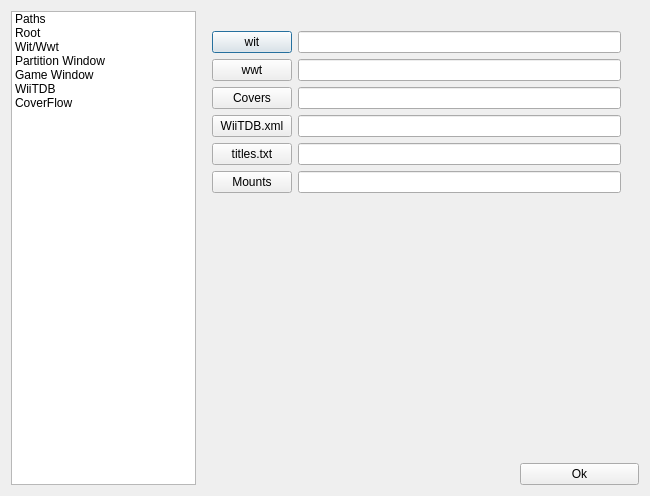
<?xml version="1.0" encoding="UTF-8"?>
<ui version="4.0">
 <class>SettingsDialog</class>
 <widget class="QDialog" name="SettingsDialog">
  <property name="geometry">
   <rect>
    <x>0</x>
    <y>0</y>
    <width>646</width>
    <height>496</height>
   </rect>
  </property>
  <property name="minimumSize">
   <size>
    <width>0</width>
    <height>496</height>
   </size>
  </property>
  <property name="maximumSize">
   <size>
    <width>16777215</width>
    <height>500</height>
   </size>
  </property>
  <property name="windowTitle">
   <string>Dialog</string>
  </property>
  <layout class="QGridLayout" name="gridLayout_2">
   <item row="0" column="0" rowspan="2">
    <widget class="QListWidget" name="listWidget">
     <property name="minimumSize">
      <size>
       <width>185</width>
       <height>0</height>
      </size>
     </property>
     <property name="maximumSize">
      <size>
       <width>185</width>
       <height>16777215</height>
      </size>
     </property>
     <property name="horizontalScrollBarPolicy">
      <enum>Qt::ScrollBarAlwaysOff</enum>
     </property>
     <property name="layoutMode">
      <enum>QListView::SinglePass</enum>
     </property>
     <property name="spacing">
      <number>5</number>
     </property>
     <property name="viewMode">
      <enum>QListView::ListMode</enum>
     </property>
     <property name="uniformItemSizes">
      <bool>true</bool>
     </property>
     <property name="sortingEnabled">
      <bool>false</bool>
     </property>
     <item>
      <property name="text">
       <string>Paths</string>
      </property>
      <property name="icon">
       <iconset resource="resources.qrc">
        <normaloff>:/images/settings/paths.png</normaloff>:/images/settings/paths.png</iconset>
      </property>
     </item>
     <item>
      <property name="text">
       <string>Root</string>
      </property>
      <property name="icon">
       <iconset resource="resources.qrc">
        <normaloff>:/images/settings/root.png</normaloff>:/images/settings/root.png</iconset>
      </property>
     </item>
     <item>
      <property name="text">
       <string>Wit/Wwt</string>
      </property>
     </item>
     <item>
      <property name="text">
       <string>Partition Window</string>
      </property>
      <property name="icon">
       <iconset resource="resources.qrc">
        <normaloff>:/images/settings/partition.png</normaloff>:/images/settings/partition.png</iconset>
      </property>
     </item>
     <item>
      <property name="text">
       <string>Game Window</string>
      </property>
      <property name="icon">
       <iconset resource="resources.qrc">
        <normaloff>:/images/settings/game window.png</normaloff>:/images/settings/game window.png</iconset>
      </property>
     </item>
     <item>
      <property name="text">
       <string>WiiTDB</string>
      </property>
      <property name="icon">
       <iconset resource="resources.qrc">
        <normaloff>:/images/settings/wiitdb.png</normaloff>:/images/settings/wiitdb.png</iconset>
      </property>
     </item>
     <item>
      <property name="text">
       <string>CoverFlow</string>
      </property>
      <property name="icon">
       <iconset resource="resources.qrc">
        <normaloff>:/images/settings/coverflow.png</normaloff>:/images/settings/coverflow.png</iconset>
      </property>
     </item>
    </widget>
   </item>
   <item row="0" column="1" rowspan="2" colspan="2">
    <widget class="QStackedWidget" name="stackedWidget">
     <property name="minimumSize">
      <size>
       <width>437</width>
       <height>402</height>
      </size>
     </property>
     <property name="currentIndex">
      <number>0</number>
     </property>
     <widget class="QWidget" name="page">
      <widget class="QWidget" name="layoutWidget">
       <property name="geometry">
        <rect>
         <x>10</x>
         <y>20</y>
         <width>409</width>
         <height>194</height>
        </rect>
       </property>
       <layout class="QFormLayout" name="formLayout">
        <property name="fieldGrowthPolicy">
         <enum>QFormLayout::AllNonFixedFieldsGrow</enum>
        </property>
        <item row="0" column="0">
         <widget class="QPushButton" name="pushButton_wit">
          <property name="text">
           <string>wit</string>
          </property>
         </widget>
        </item>
        <item row="0" column="1">
         <widget class="QLineEdit" name="lineEdit_wit"/>
        </item>
        <item row="1" column="0">
         <widget class="QPushButton" name="pushButton_wwt">
          <property name="text">
           <string>wwt</string>
          </property>
         </widget>
        </item>
        <item row="1" column="1">
         <widget class="QLineEdit" name="lineEdit_wwt"/>
        </item>
        <item row="2" column="0">
         <widget class="QPushButton" name="pushButton_coverPath">
          <property name="text">
           <string>Covers</string>
          </property>
         </widget>
        </item>
        <item row="2" column="1">
         <widget class="QLineEdit" name="lineEdit_coverPath"/>
        </item>
        <item row="3" column="0">
         <widget class="QPushButton" name="pushButton_wiitdbPath">
          <property name="text">
           <string>WiiTDB.xml</string>
          </property>
         </widget>
        </item>
        <item row="3" column="1">
         <widget class="QLineEdit" name="lineEdit_wiitdbPath">
          <property name="minimumSize">
           <size>
            <width>310</width>
            <height>0</height>
           </size>
          </property>
         </widget>
        </item>
        <item row="4" column="0">
         <widget class="QPushButton" name="pushButton_titlesPath">
          <property name="text">
           <string>titles.txt</string>
          </property>
         </widget>
        </item>
        <item row="4" column="1">
         <widget class="QLineEdit" name="lineEdit_titlesTxt"/>
        </item>
        <item row="5" column="0">
         <widget class="QPushButton" name="pushButton_mountFilePath">
          <property name="text">
           <string>Mounts</string>
          </property>
         </widget>
        </item>
        <item row="5" column="1">
         <widget class="QLineEdit" name="lineEdit_MntPath">
          <property name="text">
           <string/>
          </property>
         </widget>
        </item>
       </layout>
      </widget>
     </widget>
     <widget class="QWidget" name="page_2">
      <widget class="QLabel" name="label">
       <property name="geometry">
        <rect>
         <x>140</x>
         <y>10</y>
         <width>141</width>
         <height>31</height>
        </rect>
       </property>
       <property name="font">
        <font>
         <pointsize>13</pointsize>
         <weight>75</weight>
         <bold>true</bold>
        </font>
       </property>
       <property name="text">
        <string>Root Settings</string>
       </property>
      </widget>
      <widget class="QCheckBox" name="checkBox_runasRoot">
       <property name="geometry">
        <rect>
         <x>0</x>
         <y>40</y>
         <width>191</width>
         <height>22</height>
        </rect>
       </property>
       <property name="text">
        <string>Run processes as root</string>
       </property>
      </widget>
      <widget class="QGroupBox" name="groupBox_rootMessages">
       <property name="enabled">
        <bool>false</bool>
       </property>
       <property name="geometry">
        <rect>
         <x>5</x>
         <y>70</y>
         <width>421</width>
         <height>123</height>
        </rect>
       </property>
       <property name="title">
        <string>Sudo Messages</string>
       </property>
       <layout class="QFormLayout" name="formLayout_2">
        <item row="0" column="0">
         <widget class="QLabel" name="label_6">
          <property name="text">
           <string>PW request :</string>
          </property>
         </widget>
        </item>
        <item row="0" column="1">
         <widget class="QLineEdit" name="lineEdit_rootReqStr">
          <property name="text">
           <string>[sudo] password for</string>
          </property>
         </widget>
        </item>
        <item row="1" column="0">
         <widget class="QLabel" name="label_7">
          <property name="text">
           <string>Incorrect PW :</string>
          </property>
         </widget>
        </item>
        <item row="1" column="1">
         <widget class="QLineEdit" name="lineEdit_rootWrongStr">
          <property name="text">
           <string>Sorry, try again.</string>
          </property>
         </widget>
        </item>
        <item row="2" column="0">
         <widget class="QLabel" name="label_8">
          <property name="text">
           <string>PW failure :</string>
          </property>
         </widget>
        </item>
        <item row="2" column="1">
         <widget class="QLineEdit" name="lineEdit_rootFail">
          <property name="text">
           <string>sudo: 3 incorrect password attempts</string>
          </property>
         </widget>
        </item>
       </layout>
      </widget>
     </widget>
     <widget class="QWidget" name="page_7">
      <widget class="QLabel" name="label_9">
       <property name="geometry">
        <rect>
         <x>9</x>
         <y>9</y>
         <width>122</width>
         <height>17</height>
        </rect>
       </property>
       <property name="text">
        <string>converting settngs</string>
       </property>
      </widget>
      <widget class="QScrollArea" name="scrollArea">
       <property name="geometry">
        <rect>
         <x>9</x>
         <y>32</y>
         <width>420</width>
         <height>411</height>
        </rect>
       </property>
       <property name="minimumSize">
        <size>
         <width>420</width>
         <height>411</height>
        </size>
       </property>
       <property name="widgetResizable">
        <bool>true</bool>
       </property>
       <widget class="QWidget" name="scrollAreaWidgetContents">
        <property name="geometry">
         <rect>
          <x>0</x>
          <y>0</y>
          <width>416</width>
          <height>407</height>
         </rect>
        </property>
        <widget class="QWidget" name="layoutWidget">
         <property name="geometry">
          <rect>
           <x>20</x>
           <y>40</y>
           <width>240</width>
           <height>252</height>
          </rect>
         </property>
         <layout class="QVBoxLayout" name="verticalLayout">
          <item>
           <layout class="QFormLayout" name="formLayout_3">
            <property name="fieldGrowthPolicy">
             <enum>QFormLayout::AllNonFixedFieldsGrow</enum>
            </property>
            <item row="1" column="0">
             <widget class="QLabel" name="label_key">
              <property name="text">
               <string>Re-Encryptoin Key</string>
              </property>
             </widget>
            </item>
            <item row="1" column="1">
             <widget class="QComboBox" name="comboBox_key">
              <item>
               <property name="text">
                <string>&lt;Auto&gt;</string>
               </property>
              </item>
              <item>
               <property name="text">
                <string>Common</string>
               </property>
              </item>
              <item>
               <property name="text">
                <string>Korean</string>
               </property>
              </item>
             </widget>
            </item>
            <item row="2" column="1">
             <widget class="QSpinBox" name="spinBox_wiimms_recurse">
              <property name="value">
               <number>2</number>
              </property>
             </widget>
            </item>
            <item row="2" column="0">
             <widget class="QLabel" name="label_recurse">
              <property name="text">
               <string>Recurse subfolders</string>
              </property>
             </widget>
            </item>
           </layout>
          </item>
         </layout>
        </widget>
       </widget>
      </widget>
     </widget>
     <widget class="QWidget" name="page_3">
      <widget class="QLabel" name="label_2">
       <property name="geometry">
        <rect>
         <x>40</x>
         <y>70</y>
         <width>171</width>
         <height>17</height>
        </rect>
       </property>
       <property name="text">
        <string>partition page</string>
       </property>
      </widget>
     </widget>
     <widget class="QWidget" name="page_4">
      <widget class="QLabel" name="label_3">
       <property name="geometry">
        <rect>
         <x>50</x>
         <y>100</y>
         <width>231</width>
         <height>17</height>
        </rect>
       </property>
       <property name="text">
        <string>game window page</string>
       </property>
      </widget>
     </widget>
     <widget class="QWidget" name="page_5">
      <widget class="QLabel" name="label_4">
       <property name="geometry">
        <rect>
         <x>50</x>
         <y>90</y>
         <width>251</width>
         <height>17</height>
        </rect>
       </property>
       <property name="text">
        <string>wiitdb page</string>
       </property>
      </widget>
     </widget>
     <widget class="QWidget" name="page_6">
      <widget class="QLabel" name="label_5">
       <property name="geometry">
        <rect>
         <x>140</x>
         <y>160</y>
         <width>161</width>
         <height>17</height>
        </rect>
       </property>
       <property name="text">
        <string>coverflow page</string>
       </property>
      </widget>
     </widget>
    </widget>
   </item>
   <item row="1" column="2">
    <widget class="QPushButton" name="pushButton_ok">
     <property name="maximumSize">
      <size>
       <width>119</width>
       <height>16777215</height>
      </size>
     </property>
     <property name="text">
      <string>Ok</string>
     </property>
    </widget>
   </item>
  </layout>
 </widget>
 <resources>
  <include location="resources.qrc"/>
 </resources>
 <connections>
  <connection>
   <sender>listWidget</sender>
   <signal>currentRowChanged(int)</signal>
   <receiver>stackedWidget</receiver>
   <slot>setCurrentIndex(int)</slot>
   <hints>
    <hint type="sourcelabel">
     <x>95</x>
     <y>240</y>
    </hint>
    <hint type="destinationlabel">
     <x>445</x>
     <y>220</y>
    </hint>
   </hints>
  </connection>
  <connection>
   <sender>checkBox_runasRoot</sender>
   <signal>clicked(bool)</signal>
   <receiver>groupBox_rootMessages</receiver>
   <slot>setEnabled(bool)</slot>
   <hints>
    <hint type="sourcelabel">
     <x>305</x>
     <y>80</y>
    </hint>
    <hint type="destinationlabel">
     <x>425</x>
     <y>161</y>
    </hint>
   </hints>
  </connection>
 </connections>
</ui>
